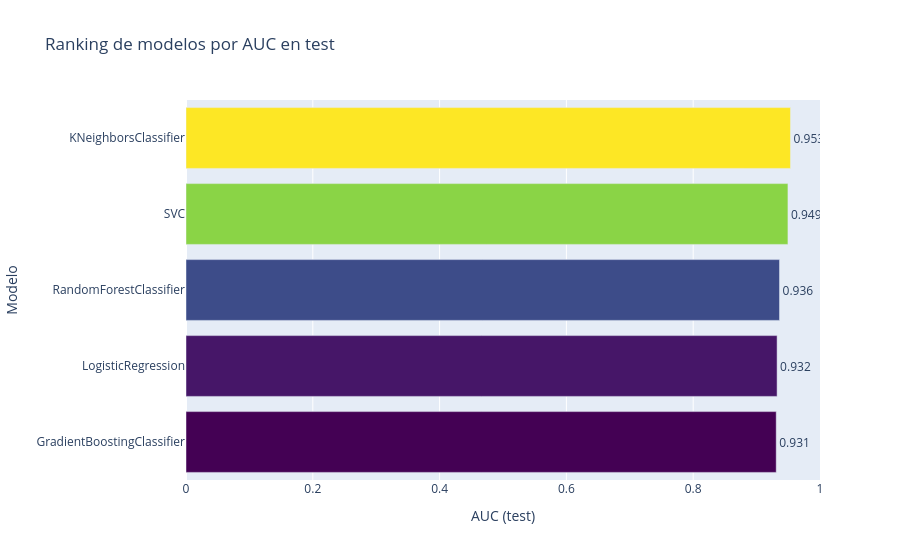

Source (notebook cell):
### Code cell
import plotly.express as px

fig = px.bar(
    ranking.sort_values("AUC (test)", ascending=True),  # ascendente para que el mejor quede arriba en horizontal
    x="AUC (test)",
    y="Modelo",
    orientation="h",
    color="AUC (test)",
    color_continuous_scale="viridis",
    text="AUC (test)",
    title="Ranking de modelos por AUC en test"
)

fig.update_traces(texttemplate="%{text:.3f}", textposition="outside")
fig.update_layout(xaxis_range=[0, 1], coloraxis_showscale=False)
fig.show()

### Figure 1 — Plotly figure (JSON) as saved in the notebook; plotly's stock layout.template omitted (floating-point values rounded to 4 significant figures)
{"data": [{"hovertemplate": "AUC (test)=%{marker.color}<br>Modelo=%{y}<extra></extra>", "legendgroup": "", "marker": {"color": [0.931, 0.9323, 0.9362, 0.9494, 0.9534], "coloraxis": "coloraxis", "pattern": {"shape": ""}}, "name": "", "orientation": "h", "showlegend": false, "text": [0.931, 0.9323, 0.9362, 0.9494, 0.9534], "textposition": "outside", "texttemplate": "%{text:.3f}", "type": "bar", "x": [0.931, 0.9323, 0.9362, 0.9494, 0.9534], "xaxis": "x", "y": ["GradientBoostingClassifier", "LogisticRegression", "RandomForestClassifier", "SVC", "KNeighborsClassifier"], "yaxis": "y"}], "layout": {"barmode": "relative", "coloraxis": {"autocolorscale": false, "colorbar": {"title": {"text": "AUC (test)"}}, "colorscale": [[0, "#440154"], [0.1111, "#482878"], [0.2222, "#3e4989"], [0.3333, "#31688e"], [0.4444, "#26828e"], [0.5556, "#1f9e89"], [0.6667, "#35b779"], [0.7778, "#6ece58"], [0.8889, "#b5de2b"], [1, "#fde725"]], "showscale": false}, "legend": {"tracegroupgap": 0}, "title": {"text": "Ranking de modelos por AUC en test"}, "xaxis": {"anchor": "y", "domain": [0, 1], "range": [0, 1], "title": {"text": "AUC (test)"}}, "yaxis": {"anchor": "x", "domain": [0, 1], "title": {"text": "Modelo"}}}}
